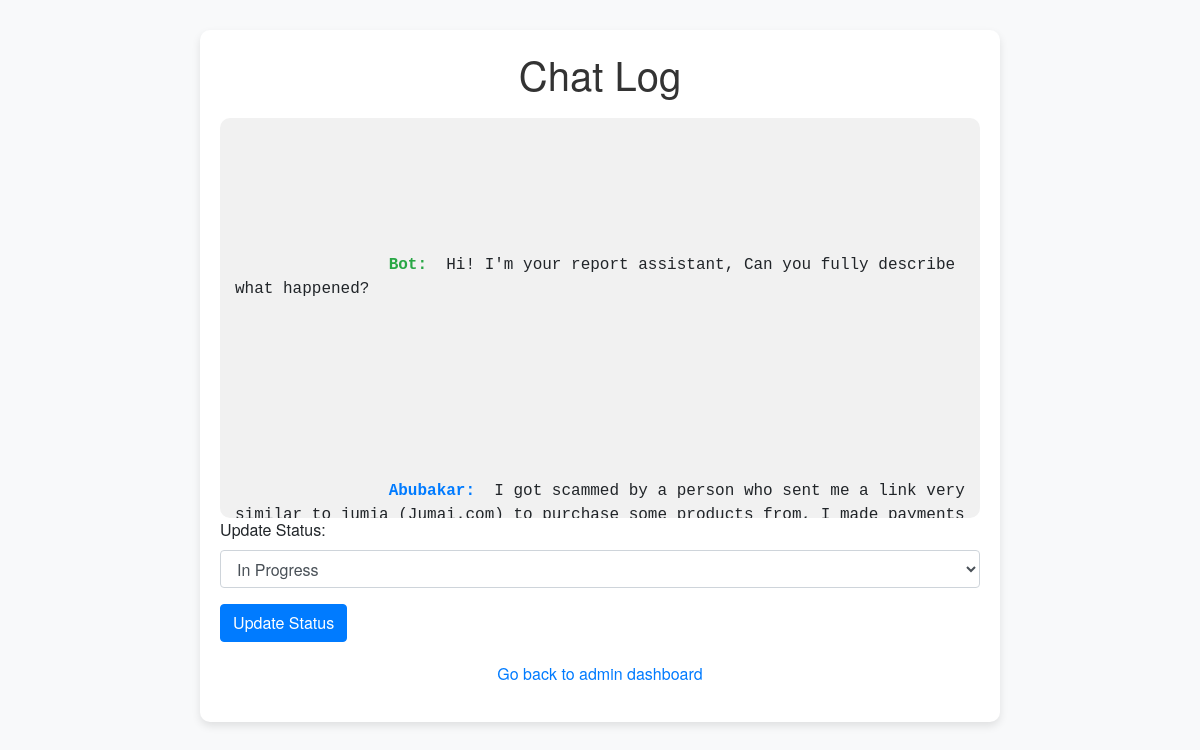
Before: /admin_view_chat_log/25 (signed in) with the older database file.
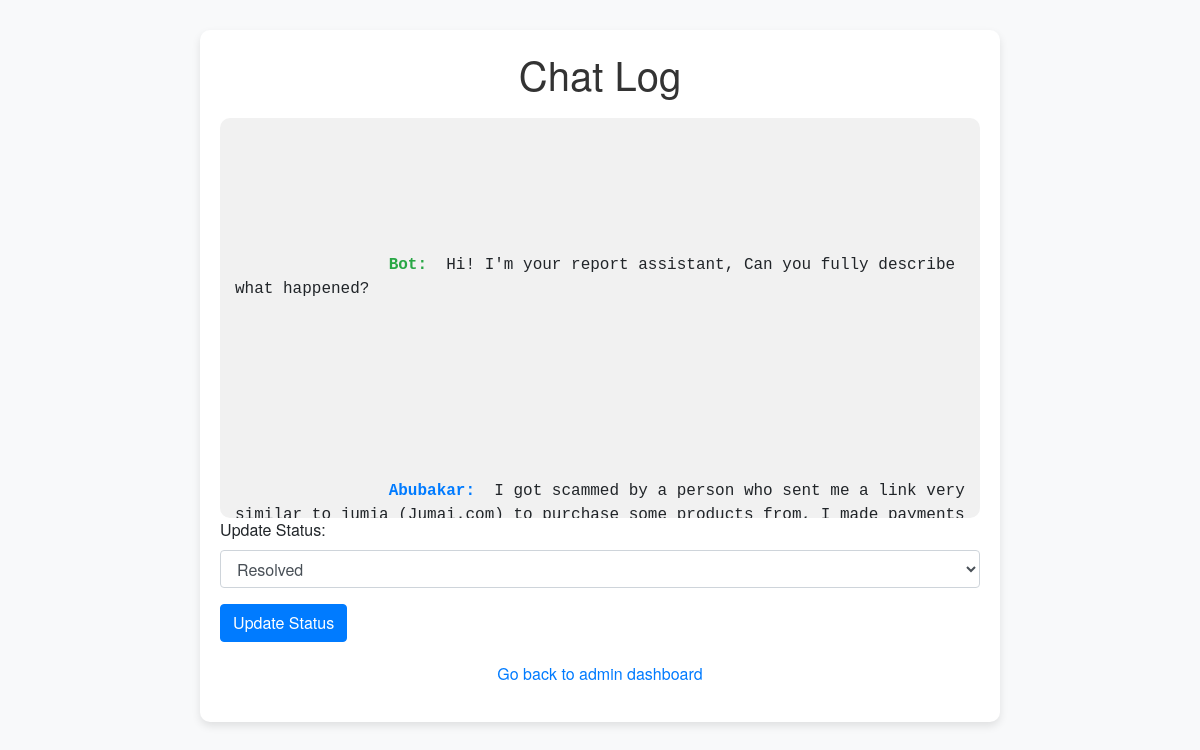
After: the same page with the newer database file.
### app.py (models this page shows)
class Report(db.Model):
    id = db.Column(db.Integer, primary_key=True)
    user_id = db.Column(db.Integer, db.ForeignKey('user.id'), nullable=False)
    chat_log = db.Column(db.Text, nullable=False)
    date = db.Column(db.DateTime, nullable=False, default=datetime.utcnow)
    evidence_filename = db.Column(db.String(200), nullable=True)
    status = db.Column(db.String(50), nullable=False, default='Pending')  # New status column

### app.py (the view)
@app.route('/admin_view_chat_log/<int:report_id>', methods=['GET', 'POST'])
def admin_view_chat_log(report_id):
    if 'user_id' not in session:
        return redirect(url_for('login'))
    user_id = session['user_id']
    current_user = User.query.get(user_id)
    if not current_user.is_admin:
        return redirect(url_for('login'))
    report = Report.query.get(report_id)
    if not report:
        return "Report not found", 404
    user = User.query.get(report.user_id)
    if not user:
        return "User not found", 404
    if request.method == 'POST':
        new_status = request.form.get('status')
        if new_status:
            report.status = new_status
            db.session.commit()
            return redirect(url_for('admin_view_chat_log', report_id=report_id))
    chat_log_lines = report.chat_log.split('\n')
    return render_template('admin_view_chat_log.html', report=report, user=user, chat_log_lines=chat_log_lines)

### templates/admin_view_chat_log.html (shortened to what this page needs)
<!DOCTYPE html>
<html lang="en">
<head>
<link href="https://stackpath.bootstrapcdn.com/bootstrap/4.5.2/css/bootstrap.min.css" rel="stylesheet">
</head>
<body>
<div class="container">
    <h1>Chat Log</h1>
    <div class="chat-log">
        {% for line in chat_log_lines %}
        <div class="chat-line">
            {% if line.startswith('User:') %}
                <span class="user-name">{{ user.fullname }}:</span> {{ line.replace('User:', '') }}
            {% elif line.startswith('Bot:') %}
                <span class="bot-name">Bot:</span> {{ line.replace('Bot:', '') }}
            {% elif 'User uploaded file:' in line %}
                {% set filename = line.replace('User uploaded file:', '').strip() %}
                <span class="user-name">{{ user.fullname }}:</span> <a href="{{ url_for('uploaded_file', filename=filename) }}" target="_blank">{{ filename }}</a>
            {% else %}
                {{ line }}
            {% endif %}
        </div>
        {% endfor %}
    </div>
    <form method="POST" action="{{ url_for('admin_view_chat_log', report_id=report.id) }}">
        <div class="form-group">
            <label for="status">Update Status:</label>
            <select class="form-control" id="status" name="status">
                <option value="In Progress" {% if report.status == 'In Progress' %}selected{% endif %}>In Progress</option>
                <option value="Resolved" {% if report.status == 'Resolved' %}selected{% endif %}>Resolved</option>
            </select>
        </div>
        <button type="submit" class="btn btn-primary">Update Status</button>
    </form>
    <div class="back-link">
        <p><a href="{{ url_for('admin_dashboard') }}">Go back to admin dashboard</a></p>
    </div>
</div>
</body>
</html>

Changed rows visible on the page:
changed Report: status "In Progress" → "Resolved"
